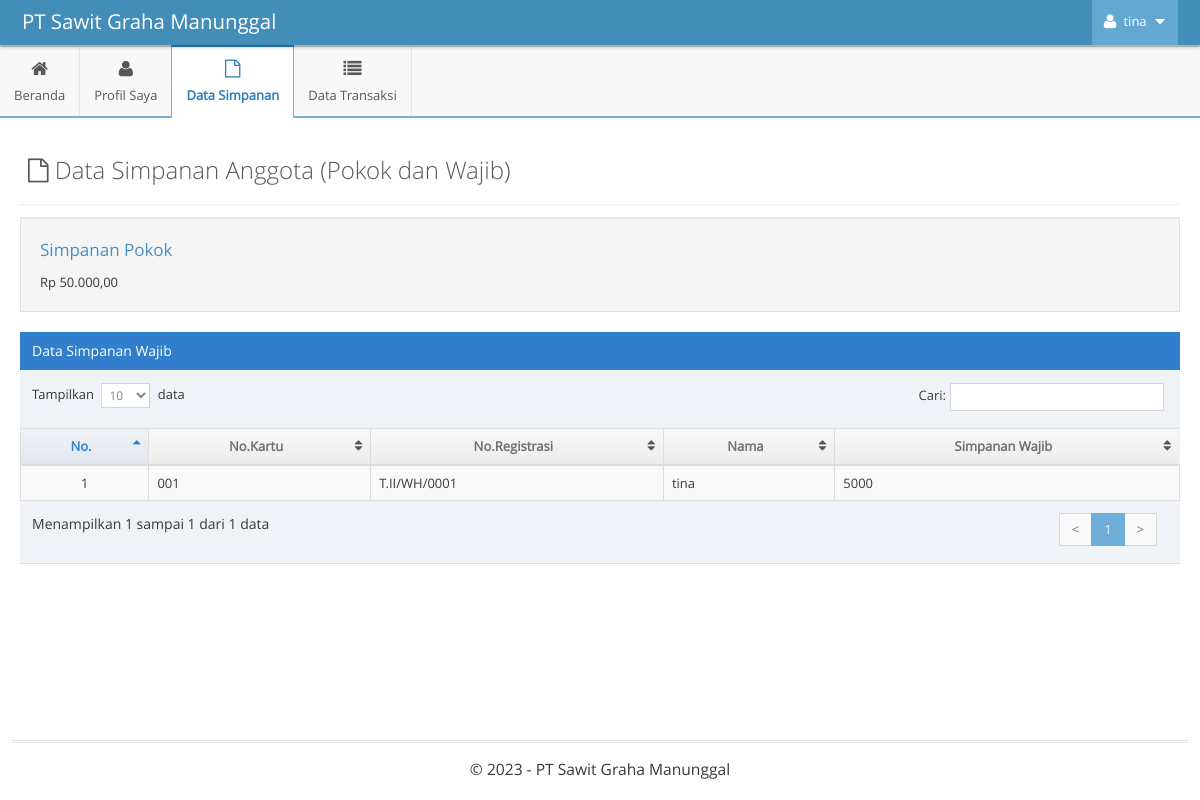
Page /indexAnggota.php?p=simpanan (signed in) on the committed database.
### tables this page shows
CREATE TABLE `simpanan_wajib` (
  `id` int(11) NOT NULL AUTO_INCREMENT,
  `id_anggota` int(11) DEFAULT NULL,
  `simpanan_wajib` bigint(20) DEFAULT NULL,
  `id_bulan` int(11) DEFAULT NULL,
  PRIMARY KEY (`id`),
  KEY `id_anggota` (`id_anggota`),
  KEY `id_bulan` (`id_bulan`),
  CONSTRAINT `simpanan_wajib_ibfk_1` FOREIGN KEY (`id_anggota`) REFERENCES `anggota` (`id_anggota`) ON DELETE CASCADE,
  CONSTRAINT `simpanan_wajib_ibfk_2` FOREIGN KEY (`id_bulan`) REFERENCES `bulan` (`id`) ON DELETE CASCADE
);

CREATE TABLE `anggota` (
  `id_anggota` int(11) NOT NULL AUTO_INCREMENT,
  `username` varchar(255) NOT NULL,
  `password` varchar(255) NOT NULL,
  `nama` varchar(255) NOT NULL,
  `no_kartu` varchar(255) NOT NULL,
  `no_registrasi` varchar(255) NOT NULL,
  `alamat` text NOT NULL,
  `ktp` varchar(16) NOT NULL,
  `luas_plasma` float NOT NULL,
  `foto` varchar(255) NOT NULL,
  `foto_bukti` varchar(255) NOT NULL,
  `mulai_bergabung` varchar(255) NOT NULL,
  PRIMARY KEY (`id_anggota`)
);

### functions/functions-admin.php (called while the page is built, shortened)
<?php
$host = 'localhost';
$username = 'root';
$password = '';
$dbname = 'skripsi-pirda';
$conn = mysqli_connect($host, $username, $password, $dbname);
function tampilData($query)
{
    global $conn;
    $result = mysqli_query($conn, $query);
    $rows = [];
    while ($row = mysqli_fetch_assoc($result)) {
        $rows[] = $row;
    }
    return $rows;
}

### pages-anggota/simpanan.php (the view)
<?php
$id = $_SESSION['id'];
$query_tampil = "SELECT
                    simpanan_wajib.*,
                    anggota.no_kartu,
                    anggota.no_registrasi,
                    anggota.nama
                FROM
                    simpanan_wajib
                INNER JOIN anggota ON anggota.id_anggota = simpanan_wajib.id_anggota
                WHERE anggota.id_anggota = $id";
$anggota = tampilData($query_tampil);
?>
<div class="page-content">
    <div class="page-header">
        <h1 style="color:#585858">
            <i class="ace-icon fa fa-file-o"></i> Data Simpanan Anggota (Pokok dan Wajib)
        </h1>
    </div>
    <div class="row">
        <div class="col-xs-12">
            <div class="row">
                <div class="col-xs-12">
                    <div class="well">
                        <h4 class="blue smaller dark">Simpanan Pokok</h4>
                        Rp 50.000,00
                    </div>
                </div>
                <div class="col-xs-12">
                    <div class="table-header">
                        Data Simpanan Wajib
                    </div>
                    <div>
                        <table id="dynamic-table" class="table table-striped table-bordered table-hover">
                            <thead>
                                <tr>
                                    <th>No.</th>
                                    <th>No.Kartu</th>
                                    <th>No.Registrasi</th>
                                    <th>Nama</th>
                                    <th>Simpanan Wajib</th>
                                </tr>
                            </thead>
                            <tbody>
                                <?php
                                $i = 1;
                                foreach ($anggota as $value) {
                                ?>
                                    <tr>
                                        <td class="center"><?= $i;?></td>
                                        <td><?= $value['no_kartu']?></td>
                                        <td><?= $value['no_registrasi']?></td>
                                        <td><?= $value['nama']?></td>
                                        <td><?= $value['simpanan_wajib']?></td>
                                    </tr>
                                <?php
                                $i++;
                                }
                                ?>
                            </tbody>
                        </table>
                    </div>
                </div>
            </div>
        </div>
    </div>
</div>

### rows in the picture
simpanan_wajib: id_anggota.no_kartu "001", id_anggota.no_registrasi "T.II/WH/0001", id_anggota.nama "tina", simpanan_wajib "5000"

### other values in the picture
$_SESSION['name'] "tina"
